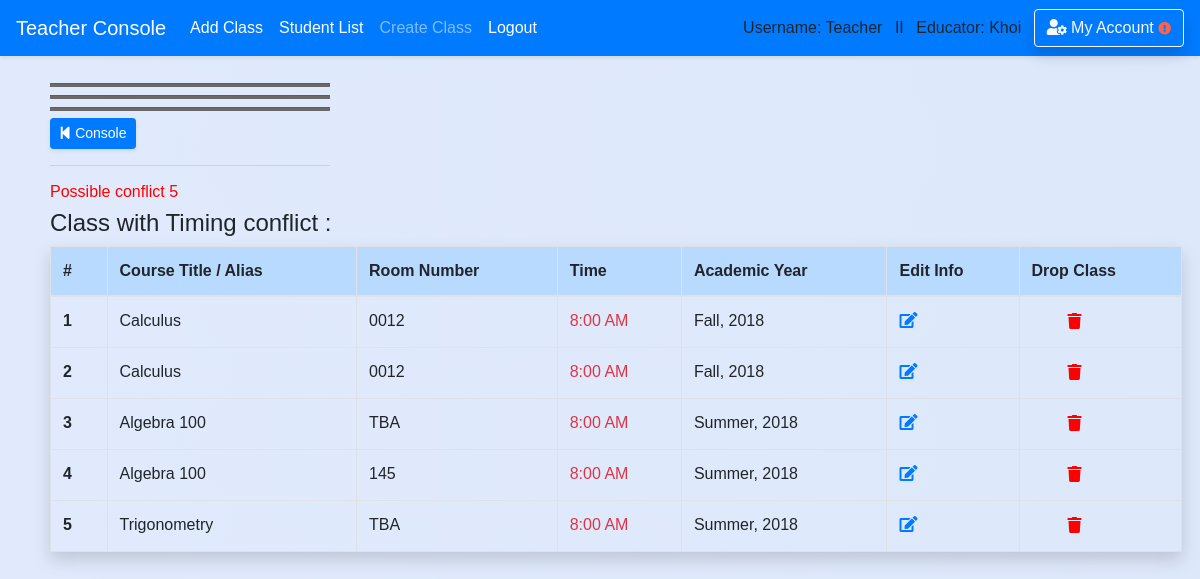
Before: /teacher/classroom/schedule_conflict/ (signed in) with the older database file.
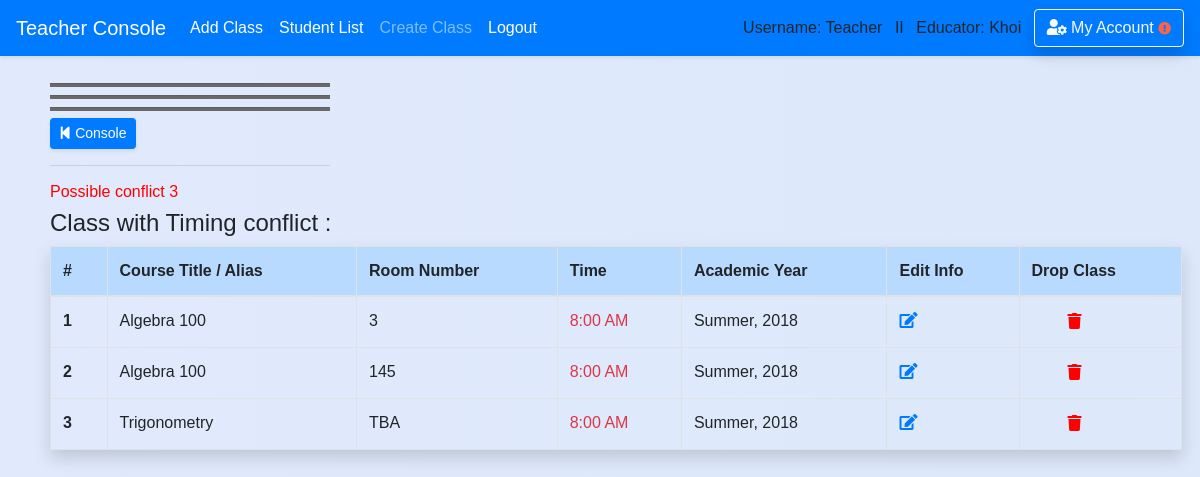
After: the same page with the newer database file.
### school_app/models.py (models this page shows)
class Classroom(models.Model):
    course_title = models.CharField(max_length=50,default='')
    course_number = models.CharField(max_length=20,default='')
    teacher_name = models.CharField(max_length=50,default='')
    teacher_idx = models.CharField(max_length=10,default='')
    room_number = models.CharField(max_length=10,default='TBA')
    time = models.TimeField(blank=True,null=True)
    description = models.CharField(max_length=300,default='TBA')
    is_archive = models.BooleanField(default=False)
    semester = models.CharField(max_length=50,default='')
    year = models.CharField(max_length=4,default='')
    teacher = models.ForeignKey('Teacher',blank=True, null=True, on_delete = models.SET_NULL, related_name='classroom_by_teacher')
    course = models.ForeignKey('Course',blank=True, null=True, on_delete = models.SET_NULL, related_name='course_in_classroom')
    student = models.ManyToManyField(Student, blank=True)
    def __str__(self):
        return 'Course: ' + self.course_title +' Room #: '+self.room_number

### school_app/views_logged.py (the view)
# urls.py: path('teacher/classroom/schedule_conflict/', views_logged.schedule_conflict, name='schedule_conflict'),
def schedule_conflict(request):
    if is_login(request) == False:
        return redirect('/login')
    if is_teacher(request) == False:
        return redirect('/')
    course_sorted = sorted(request.user.teacher.course_by_teacher.filter(is_archive=False),key=attrgetter('year','semester','course_title',))
    classroom = Classroom.objects.filter(course__in=course_sorted).exclude(time__isnull=True)
    time=[]
    time_conflict=[]
    schedule_conflict=[]
    first_room_added=[]
    for room in classroom:
        if room.time not in time:
            time.append(room.time)
            first_room_added.append(room)
        else:
            time_conflict.append(room)
    for room in first_room_added:
        for room2 in time_conflict:
            if room.time == room2.time and room.semester == room2.semester and room.year==room2.year:
                time_conflict.append(room)
                break
    for room in time_conflict:
        count = 0
        for room2 in time_conflict:
            if room.time == room2.time and room.semester == room2.semester and room.year == room2.year:
                count += 1
        if count >=2:
            schedule_conflict.append(room)
    sorted_schedule_conflict = sorted(schedule_conflict,key=attrgetter('year','semester','course_title',))
    return render(request,'teacher/classroom/schedule_conflict1.html',{'schedule_conflict':sorted_schedule_conflict})

### school_app/views_functions.py (called while the page is built)
def is_login(request):
    if not request.user.is_authenticated:
        messages.warning(request, "Please Login or Create an Account.")
        return False
    return True

def is_teacher(request):
    if request.user.profile.is_teacher == False:
        messages.warning(request, "You don't have Instructor's Privilege!")
        return False
    return True

### school_app/templates/teacher/classroom/schedule_conflict1.html (shortened to what this page needs)
{% extends 'base.html' %}
{% block content %}
<div class='content'>
  <div class="container-fuild form-row" style='width:100%'>
    <div class="col-md-6">
        <div style="width: 280px">
        <hr class='hr-line'/>
        <hr class='hr-line'/>
        <hr class='hr-line'/>
          <a href='{% url "teacher" %}' class="btn btn-sm btn-primary shadow-sm" ><i class="fas fa-step-backward"></i> Console</a></a>
          <hr/></div></div>
        <div class="col-md-5">
        </div></div>
        {% if schedule_conflict %}
          <h6 style='color:red'>Possible conflict {{ schedule_conflict|length }}</h6>
        {% endif %}
        {% if schedule_conflict %}
          <h5><big>Class with Timing conflict :</big></h5>
          <div class='mr-2'>
          <table class="table table-hover table-bordered pad-right-table shadow ">
            <thead class='table-primary'>
            <tr>
              <th scope="col" style="width: 5%">#</th>
              <th scope="col">Course Title / Alias</th>
              <th scope="col">Room Number</th>
              <th scope="col">Time</th>
              <th scope="col">Academic Year</th>
              <th scope="col">Edit Info</th>
              <th scope="col">Drop Class</th>
            </tr>
            </thead>
            <tbody>
        {% for class in schedule_conflict %}
            <tr>
              <th scope="row">{{ forloop.counter }}</th>
              <td>{{ class.course_title }}</td>
              <td>{{ class.room_number }}</td>
              <td class='text-danger'>{{ class.time|time:"g:i A" }}</td>
              <td>{{ class.semester }}, {{class.year}}</td>
              <td>
                <a href='{% url "edit_classroom" classroom_id=class.id rout_from=schedule_conflict %}'><i class="fas fa-edit"></i></a>
              </td>
              <td>
                <form action='/teacher/classroom/detached_classroom/' method='post'>{% csrf_token %}
                  <button type='submit' style='border:none;background:none;cursor: pointer;cursor: hand;'>
                  <i style='color:red' class="fas fa-trash test" data-toggle="popover" data-placement="top" data-trigger="hover" data-content="Alert!"></i>
                  </button>
                </form>
              </td>
            </tr>
        {% endfor %}
            </tbody>
          </table>
        {% else %}
        <h5><div class="alert-inherit alert-info shadow-sm" role="alert"><i class="fas fa-exclamation"></i> No Classes assigned to this course.</div></h5>
        {% endif %}
</div></div><br>
{% endblock %}

Changed rows visible on the page:
no longer on this page (row edited): Classroom: course_title "Calculus", room_number "0012", time "8:00 AM", semester "Fall", year "2018"
no longer on this page (row unchanged): Classroom: course_title "Calculus", room_number "0012", time "8:00 AM", semester "Fall", year "2018"
changed Classroom (number 1 of 3 on the later page): room_number "TBA" → "3"
Other visible differences:
{{ schedule_conflict|length }}: "5" → "3"
